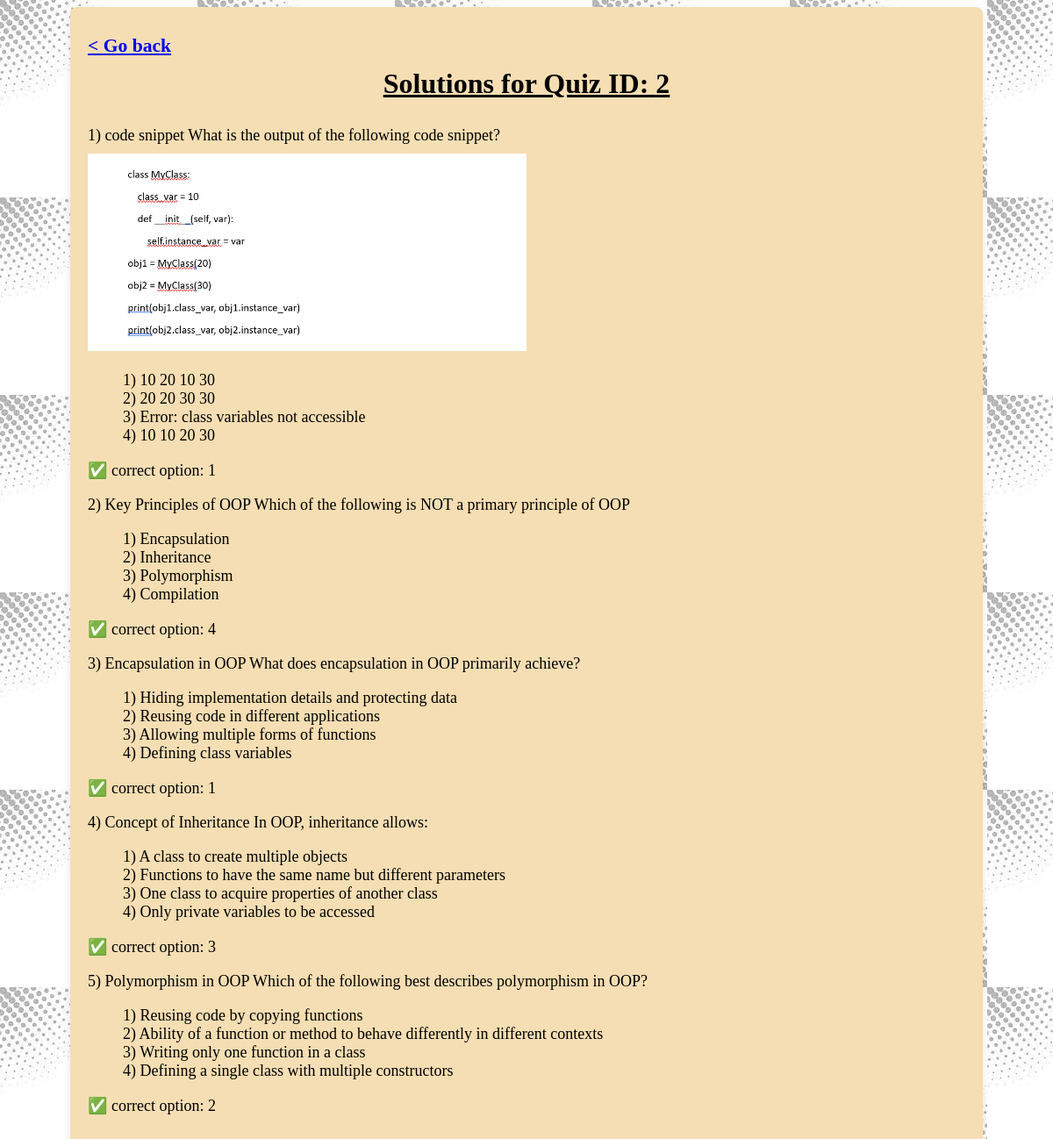
Page /view_solution/2 on the committed database.
### application/models.py (models this page shows, shortened)
class Quiz(db.Model):
    id = db.Column(db.Integer, primary_key=True)
    chapter_id = db.Column(db.Integer, db.ForeignKey('chapter.id', ondelete="CASCADE"),nullable=False)
    date_of_quiz = db.Column(db.DateTime, nullable=False, default=date)
    duration = db.Column(db.String(10))  # HH:MM:SS format
    remarks = db.Column(db.Text)
    questions = db.relationship('Question', backref='quiz',cascade="all, delete-orphan")
    scores = db.relationship('Score', backref='quiz',cascade="all, delete-orphan")

class Question(db.Model):
    id = db.Column(db.Integer, primary_key=True)
    quiz_id = db.Column(db.Integer, db.ForeignKey('quiz.id'),nullable=False)
    question_title = db.Column(db.String(30),nullable=False)
    question_statement = db.Column(db.Text, nullable=False)
    option1 = db.Column(db.String(100), nullable=False)
    option2 = db.Column(db.String(100), nullable=False)
    option3 = db.Column(db.String(100), nullable=False)
    option4 = db.Column(db.String(100), nullable=False)
    correct_option = db.Column(db.Integer, nullable=False)# Stores 1, 2, 3, or 4
    image_path = db.Column(db.String(255), nullable=True)  # Path to image file
    audio_path = db.Column(db.String(255), nullable=True)  # Path to audio file

### application/routes.py (the view)
@app.route('/view_solution/<int:quiz_id>', methods=["GET"])
def view_solution(quiz_id):
    quiz = Quiz.query.get_or_404(quiz_id)
    questions = Question.query.filter_by(quiz_id=quiz_id).all()
    try:
        return render_template('view_solutions.html', quiz=quiz, questions=questions)
    except Exception as e:
        print (e)
        flash ("Error loading solution. Try again later")
        return redirect(url_for("user_scores"))

### templates/view_solutions.html (shortened to what this page needs)
<!DOCTYPE html>
<html lang="en">
<head>
</head>
<body>
    <div class="container">
        <h1><a href="{{ url_for('user_scores') }}" style="font-size: larger;">
                < Go back</a>
        </h1>
        <div class="heading">
            Solutions for Quiz ID: {{ quiz.id }}
        </div>
        <div>
            {% for question in questions %}
            {{ loop.index}})
            {{ question.question_title }}
            {{ question.question_statement }}
            {% if question.image_path %}
            <div>
                <img src="{{ url_for('static', filename='uploads/' + question.image_path) }}" alt="Question Image"
                    style="max-width:500px; max-height: 420px; margin-top: 10px;">
            </div>
            {% endif %}
            <ul>
                <li>1) {{ question.option1 }}</li>
                <li>2) {{ question.option2 }}</li>
                <li>3) {{ question.option3 }}</li>
                <li>4) {{ question.option4 }}</li>
            </ul>
            <p>✅ correct option: {{ question.correct_option }}</p>
            {% endfor %}
        </div>
    </div>
</body>
</html>

### templates/view_solutions.html (style rules this page uses)
body { background-image: url(../static/background.jpg); }
.container { max-width: 1000px; margin: auto; background: wheat; padding: 20px; border-radius: 8px; box-shadow: 0 4px 8px rgba(0, 0, 0, 0.1); }
.heading { text-align: center; font-size: xx-large; font-weight: bold; margin-bottom: 30px; text-decoration: underline; }
* { font-size: large; }
ul { list-style-type: none; }

### rows in the picture
Quiz: id "2"
Question: question_title "code snippet", question_statement "What is the output of the following code snippet?", image_path (picture), option1 "10 20 10 30", option2 "20 20 30 30", option3 "Error: class variables not accessible", option4 "10 10 20 30", correct_option "1"
Question: question_title "Key Principles of OOP", question_statement "Which of the following is NOT a primary principle of OOP", option1 "Encapsulation", option2 "Inheritance", option3 "Polymorphism", option4 "Compilation", correct_option "4"
Question: question_title "Encapsulation in OOP", question_statement "What does encapsulation in OOP primarily achieve?", option1 "Hiding implementation details and protecting data", option2 "Reusing code in different applications", option3 "Allowing multiple forms of functions", option4 "Defining class variables", correct_option "1"
Question: question_title "Concept of Inheritance", question_statement "In OOP, inheritance allows:", option1 "A class to create multiple objects", option2 "Functions to have the same name but different parameters", option3 "One class to acquire properties of another class", option4 "Only private variables to be accessed", correct_option "3"
Question: question_title "Polymorphism in OOP", question_statement "Which of the following best describes polymorphism in OOP?", option1 "Reusing code by copying functions", option2 "Ability of a function or method to behave differently in different contexts", option3 "Writing only one function in a class", option4 "Defining a single class with multiple constructors", correct_option "2"
